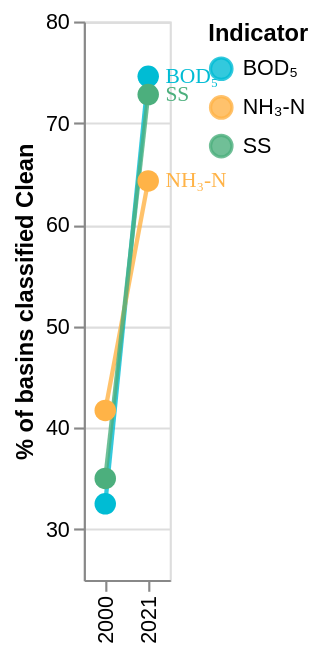

Describe this chart as a Vega-Lite specification.
### Vega-Lite specification from a JSON file in a GitHub repository (floating-point values rounded to 4 significant figures)
{"$schema": "https://vega.github.io/schema/vega-lite/v5.json", "description": "Chart 9 — Slope (connected dot) chart: change in % clean river basins from 2000 to 2021, for all three DOE pollution indicators. Derived data: extracted from OpenDOSM dataset for year endpoints only. Source: DOE Malaysia, via OpenDOSM.", "width": "container", "height": 260, "data": {"values": [{"indicator": "BOD₅", "year": 2000, "pct_clean": 32.5}, {"indicator": "BOD₅", "year": 2021, "pct_clean": 74.6}, {"indicator": "NH₃-N", "year": 2000, "pct_clean": 41.7}, {"indicator": "NH₃-N", "year": 2021, "pct_clean": 64.3}, {"indicator": "SS", "year": 2000, "pct_clean": 35.0}, {"indicator": "SS", "year": 2021, "pct_clean": 72.8}]}, "layer": [{"mark": {"type": "line", "strokeWidth": 2, "opacity": 0.8}, "encoding": {"x": {"field": "year", "type": "ordinal", "axis": {"title": null}}, "y": {"field": "pct_clean", "type": "quantitative", "axis": {"title": "% of basins classified Clean", "grid": true}, "scale": {"domain": [25, 80]}}, "color": {"field": "indicator", "type": "nominal", "scale": {"range": ["#00bcd4", "#ffb347", "#4caf7d"]}, "legend": {"title": "Indicator"}}, "detail": {"field": "indicator", "type": "nominal"}}}, {"mark": {"type": "circle", "size": 100, "opacity": 1}, "encoding": {"x": {"field": "year", "type": "ordinal"}, "y": {"field": "pct_clean", "type": "quantitative"}, "color": {"field": "indicator", "type": "nominal", "scale": {"range": ["#00bcd4", "#ffb347", "#4caf7d"]}}, "tooltip": [{"field": "indicator", "title": "Indicator"}, {"field": "year", "title": "Year"}, {"field": "pct_clean", "title": "% Clean", "format": ".1f"}]}}, {"transform": [{"filter": "datum.year === 2021"}], "mark": {"type": "text", "align": "left", "dx": 8, "fontSize": 10, "font": "DM Sans"}, "encoding": {"x": {"field": "year", "type": "ordinal"}, "y": {"field": "pct_clean", "type": "quantitative"}, "text": {"field": "indicator", "type": "nominal"}, "color": {"field": "indicator", "type": "nominal", "scale": {"range": ["#00bcd4", "#ffb347", "#4caf7d"]}}}}]}
